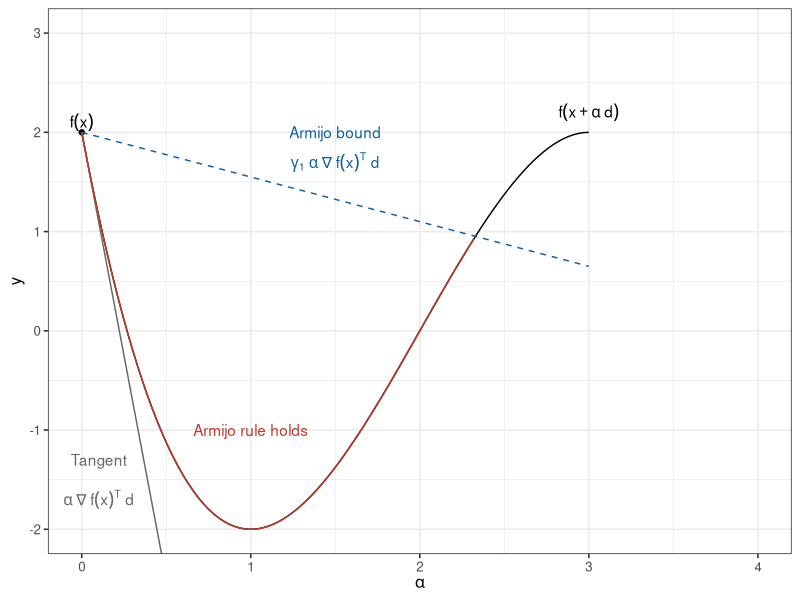

Source code (R):
# Used in: 02-stepsize.tex
#
# Plots the Armijo sufficient-decrease condition along a one-dimensional line search.

set.seed(1L)

library(ggplot2)

objective_fun = function(alpha) {
  -alpha^3 + 6 * alpha^2 - 9 * alpha + 2
}

tangent_fun = function(alpha) {
  -9 * alpha + 2
}

armijo_fun = function(alpha, gamma1 = 0.05) {
  gamma1 * (-9) * alpha + 2
}

armijo_limit = uniroot(
  function(alpha) objective_fun(alpha) - armijo_fun(alpha),
  interval = c(1, 3)
)$root

curve_data = data.frame(
  alpha = seq(0, armijo_limit, by = 0.01),
  value = objective_fun(seq(0, armijo_limit, by = 0.01))
)

armijo_plot = ggplot(data.frame(alpha = 0), aes(x = alpha)) +
  geom_point(aes(x = 0, y = 2)) +
  geom_text(aes(x = 0, y = 2.1, label = "f(x)"), parse = TRUE) +
  stat_function(fun = objective_fun) +
  geom_text(aes(x = 3, y = 2.2, label = "f(x + alpha~d)"), parse = TRUE) +
  stat_function(fun = tangent_fun, colour = "grey40") +
  geom_text(aes(x = 0.1, y = -1.3, label = "Tangent"), colour = "grey40") +
  geom_text(
    aes(x = 0.1, y = -1.7, label = "alpha~nabla~f(x)^T~d"),
    parse = TRUE,
    colour = "grey40"
  ) +
  stat_function(fun = armijo_fun, colour = "#0b61a4", linetype = "dashed") +
  geom_text(aes(x = 1.5, y = 2, label = "Armijo bound"), colour = "#0b61a4") +
  geom_text(
    aes(x = 1.5, y = 1.7, label = "gamma[1]~alpha~nabla~f(x)^T~d"),
    parse = TRUE,
    colour = "#0b61a4"
  ) +
  geom_line(data = curve_data, aes(x = alpha, y = value), colour = "#c0392b") +
  geom_text(aes(x = 1, y = -1, label = "Armijo rule holds"), colour = "#c0392b") +
  labs(x = expression(alpha), y = "y") +
  coord_cartesian(xlim = c(0, 4), ylim = c(-2, 3)) +
  theme_bw(base_size = 12)

if (interactive()) {
  print(armijo_plot)
}

ggsave(
  filename = "../figure/armijo.pdf",
  plot = armijo_plot,
  width = 6,
  height = 4
)
